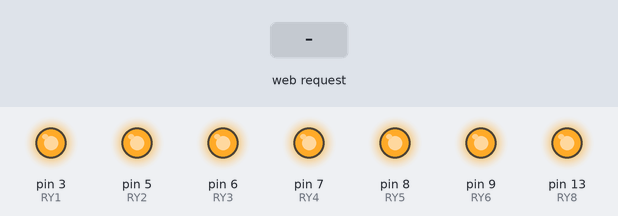
This sketch was run on a simulated Arduino Uno, built with avr-gcc and run on an emulated ATmega328P. Shown: output pins drawn as LEDs (lit = HIGH). Inputs (shaded band) come from the test bench. WiFi joins after 1.5 s; servers stay silent unless stated; what the sketch prints to the serial monitor is not drawn.

Above: at 1.2 s.
1.3 s: HTTP request GET /?LOCK=BBB received
At 2.2 s:
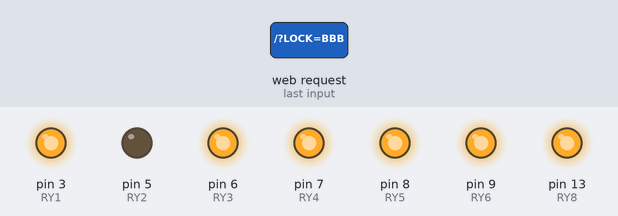
4.3 s: HTTP request GET /?LOCK=CCC received
At 5.8 s:
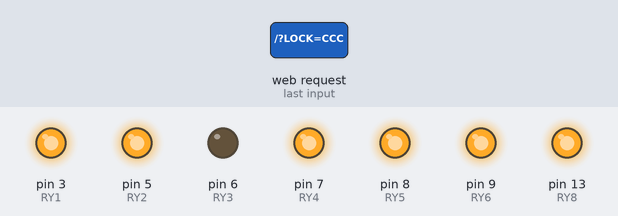
7.3 s: HTTP request GET /?LOCK=DDD received
At 8.0 s:
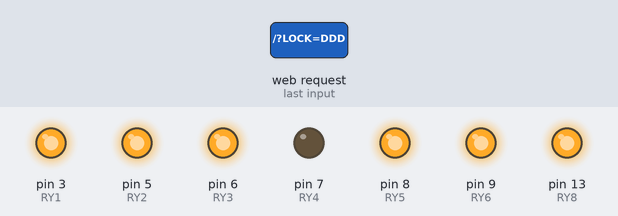
10.3 s: HTTP request GET /?LOCK=EEE received
At 11.5 s:
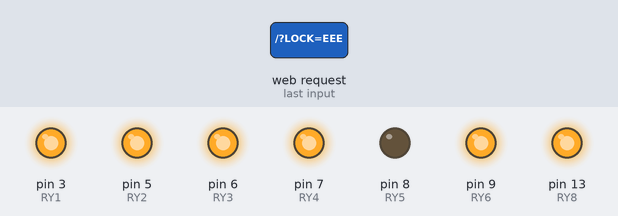
Timing chart, 0 to 13.8 s (numbered marks = the images above; inputs shaded):
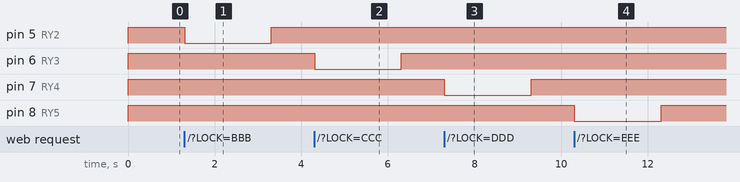

Measured:
- after the input at 1.3 s, pin 5 (RY2): HIGH → LOW at once, → HIGH 2.0 s later
- after the input at 4.3 s, pin 6 (RY3): HIGH → LOW at once, → HIGH 2.0 s later
- after the input at 7.3 s, pin 7 (RY4): HIGH → LOW at once, → HIGH 2.0 s later
- after the input at 10.3 s, pin 8 (RY5): HIGH → LOW at once, → HIGH 2.0 s later

The sketch:

TESTTEST.ino
```cpp
#include "SPI.h"
#include "Ethernet.h"
byte mac[] = {0xDE, 0xAD, 0xBE, 0xEF, 0xFE, 0xED };
IPAddress ip(10,225,131, 19); //192.168.1.140 10,255,131, 19
IPAddress gateway(10, 225, 131, 254);
IPAddress subnet(255, 255, 254, 0);
EthernetServer server(80);
String readString;
int RY1 = 3;
int RY2 = 5;
int RY3 = 6;
int RY4 = 7;
int RY5 = 8;
int RY6 = 9;
int RY8 = 13;
int SW = 2;
int BTN = 0;
String Data="";

void setup() {
  Serial.begin(9600);
  pinMode(RY1, OUTPUT);
  pinMode(RY2, OUTPUT);
  pinMode(RY3, OUTPUT);
  pinMode(RY4, OUTPUT);
  pinMode(RY5, OUTPUT);
  pinMode(RY6, OUTPUT);
  pinMode(RY8, OUTPUT);
  //pinMode(SW, INPUT);
  digitalWrite(RY1, HIGH);
  digitalWrite(RY2, HIGH);
  digitalWrite(RY3, HIGH);
  digitalWrite(RY4, HIGH);
  digitalWrite(RY5, HIGH);
  digitalWrite(RY6, HIGH);
  digitalWrite(RY8, HIGH);
  // put your setup code here, to run once:
  Ethernet.begin(mac, ip, gateway, subnet);
  server.begin();
  Serial.print("Server is at : ");
  Serial.println(Ethernet.localIP());
  Serial.println("Arduino LOCK Connect");
}

void loop() {

        EthernetClient client = server.available();
        if (client) {
          Serial.println();
        Serial.println("new client");
        boolean currentLineIsBlank = true;
        while (client.connected()) {
        if (client.available()) {
        char P = client.read();
        Serial.write(P);
         Data += P;

        if((Data .indexOf("LOCK=AAA"))>0 and (Data .indexOf("PASS=AAA"))>0){
        digitalWrite(RY1,LOW);
        delay(2000);
        digitalWrite(RY1,HIGH);
        Data ="";
      }else if (Data  .indexOf("LOCK=BBB")>0){
        digitalWrite(RY2,LOW);
        delay(2000);
        digitalWrite(RY2,HIGH);
        Data ="";
      }else if (Data  .indexOf("LOCK=CCC")>0){
        digitalWrite(RY3,LOW);
        delay(2000);
        digitalWrite(RY3,HIGH);
        Data ="";
      }else if (Data  .indexOf("LOCK=DDD")>0){
        digitalWrite(RY4,LOW);
        delay(2000);
        digitalWrite(RY4,HIGH);
        Data ="";
      }else if (Data  .indexOf("LOCK=EEE")>0){
        digitalWrite(RY5,LOW);
        delay(2000);
        digitalWrite(RY5,HIGH);
        Data ="";
      }else if (Data  .indexOf("LOCK=FFF")>0){
        digitalWrite(RY6,LOW);
        delay(2000);
        digitalWrite(RY6,HIGH);
        Data ="";
      }
    }
  }
}
    /*if(digitalRead(SW)==LOW){
  digitalWrite(RY1,LOW);
  delay (2000);
  digitalWrite(RY1,HIGH);
  delay (1000);
  digitalWrite(RY2,LOW);
  delay (2000);
  digitalWrite(RY2,HIGH);
  delay (1000);
  digitalWrite(RY3,LOW);
  delay (2000);
  digitalWrite(RY3,HIGH);
  delay (1000);
  digitalWrite(RY4,LOW);
  delay (2000);
  digitalWrite(RY4,HIGH);
  delay (1000);
  digitalWrite(RY5,LOW);
  delay (2000);
  digitalWrite(RY5,HIGH);
  delay (1000);
  digitalWrite(RY6,LOW);
  delay (2000);
  digitalWrite(RY6,HIGH);
}*/
}
```
